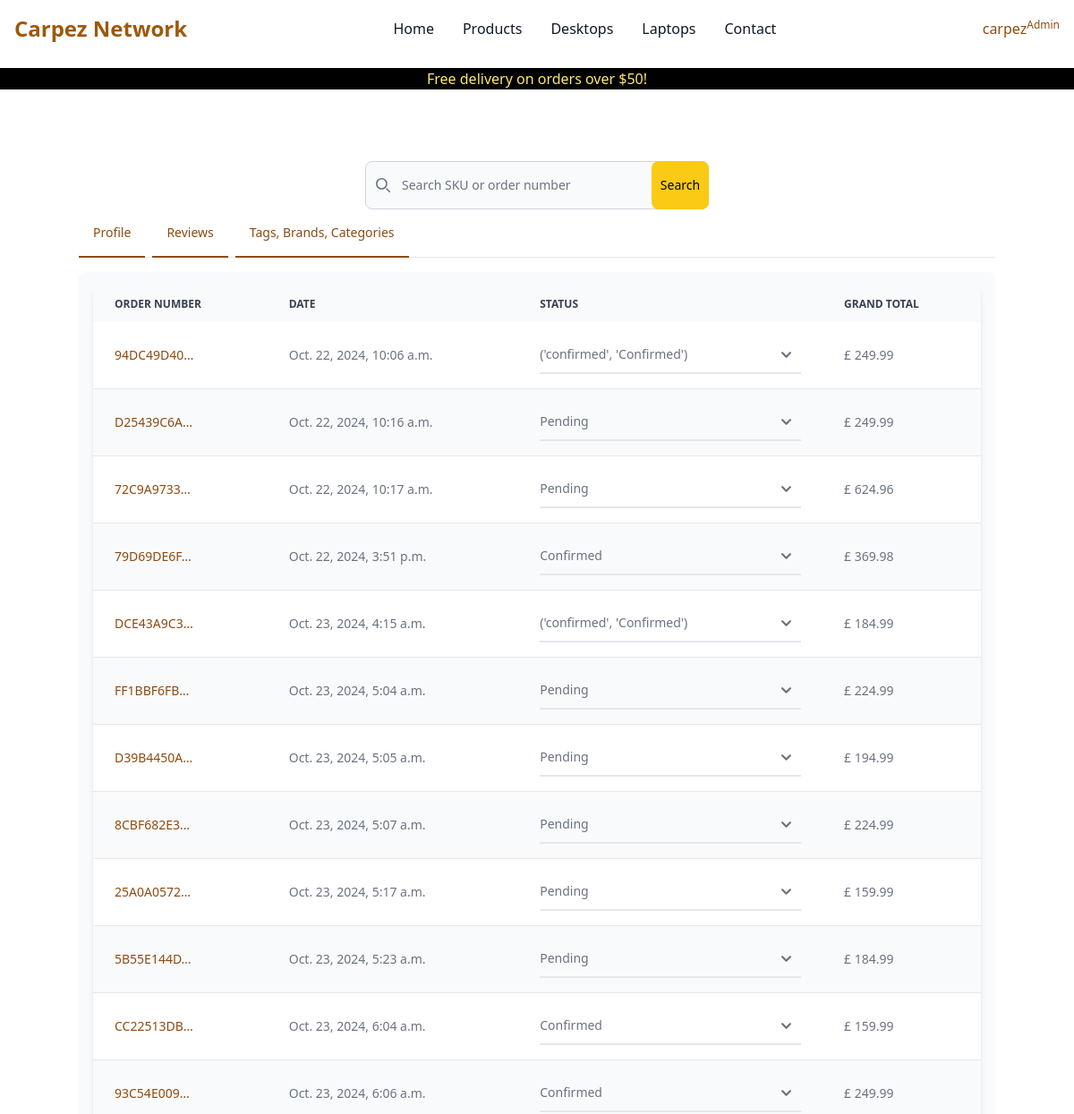
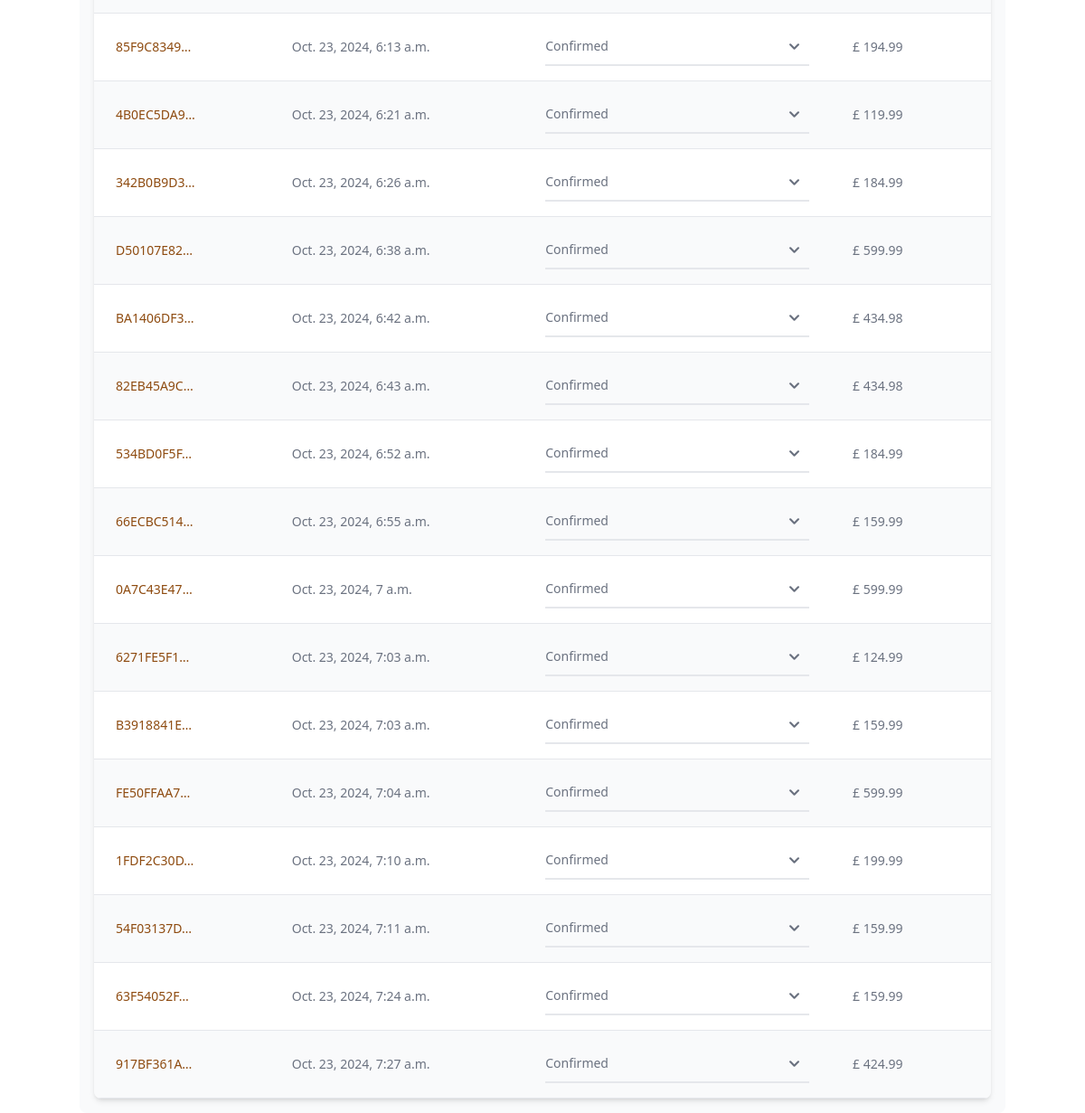
The page /dashboard/ (signed in) on the database its author committed (2 pictures, top to bottom).
### checkout/models.py (models this page shows, shortened)
class Order(models.Model):
    order_number = models.CharField(max_length=32, null=False, editable=False)
    date = models.DateTimeField(auto_now_add=True)
    delivery_cost = models.DecimalField(
        max_digits=6,
        decimal_places=2,
        null=False,
        default=0
    )
    order_total = models.DecimalField(
        max_digits=10,
        decimal_places=2,
        null=False,
        default=0
    )
    grand_total = models.DecimalField(
        max_digits=10,
        decimal_places=2,
        null=False,
        default=0
    )
    bag_and_shipping_details = models.JSONField(
        encoder=DjangoJSONEncoder,
        decoder=json.JSONDecoder
    )
    full_name = models.CharField(max_length=254, null=True, editable=False)
    email = models.EmailField(max_length=254, null=True, editable=False)
    shipping = models.CharField(max_length=254, null=True, editable=False)
    billing_details = models.JSONField(null=True, blank=True)
    stripe_pid = models.CharField(
        max_length=32,
        null=False,
        blank=False,
        editable=False,
        default="before migration"
    )
    user = models.ForeignKey(
        Dashboard,
        null=True,
        blank=True,
        related_name="orders",
        on_delete=models.SET_NULL
    )
    status = models.CharField(
        max_length=10,
        null=False,
        default='pending',
        choices=[
            ('pending', "Pending"),
            ('confirmed', "Confirmed"),
            ('dispatched', "Dispatched"),
            ('delivered', "delivered")
        ]
    )

### dashboard/views.py (the view, shortened to what this page needs)
# urls.py: path('', views.dashboard, name='dashboard'),
@login_required
def dashboard(request):
    if request.user.is_superuser:
        template = 'dashboard/product_management.html'
        orders = Order.objects.all()
        reviews = Review.objects.all()
        review_related_products = []
        categories = Category.objects.all()
        tags = Tag.objects.all()
        brands = Brand.objects.all()
        for review in reviews:
            order_lineitem = OrderLineItem.objects.get(review=review)
            product = Product.objects.get(id=order_lineitem.product.id)
            review_related_products.append(product)
        product_reviews = zip(reviews, review_related_products)
        context = {
            'orders': orders,
            'product_reviews': product_reviews,
            'categories': categories,
            'brands': brands,
            'tags': tags
        }
    return render(request, template, context)

### bag/context.py (called while the page is built, shortened)
def bag(request):
    bag_items = []
    total = 0
    objects = 0
    b = request.session.get('bag', {})
    if total < settings.FREE_DELIVERY_TRESHOLD:
        delivery = total * Decimal(settings.STANDARD_DELIVERY_PERCENTAGE / 100)
        free_delivery_delta = settings.FREE_DELIVERY_TRESHOLD - total
    else:
        delivery = 0
        free_delivery_delta = 0
    grand_total = total + delivery
    json_bag = json.dumps(b)
    context = {
        'bag': json_bag,
        'bag_items': bag_items,
        'total': total,
        'objects': objects,
        'delivery': delivery,
        'free_delivery_delta': free_delivery_delta,
        'free_delivery_treshold': settings.FREE_DELIVERY_TRESHOLD,
        'grand_total': grand_total,
    }
    return context

### reviews/models.py (called while the page is built)
    def __str__(self):
        return f"Review for {self.order.product.name} - Rating: {self.rating}"

### dashboard/templates/dashboard/product_management.html (shortened to what this page needs)
{% extends 'base.html' %}
{% load crispy_forms_tags %}
{% block content %}
<div class="container mt-20">
    <div class="w-full max-w-sm items-center mx-auto">
        <form class="max-w-sm" method="GET" action="{% url 'dashboard' %}">
            <div class="relative">
                <div class="absolute inset-y-0 start-0 flex items-center ps-3 pointer-events-none">
                </div>
                <input type="search" name="sku" id="default-search" class="block w-full p-4 ps-10 text-sm text-gray-900 border border-gray-300 rounded-lg bg-gray-50 focus:ring-blue-500 focus:border-blue-500 dark:bg-gray-700 dark:border-gray-600 dark:placeholder-gray-400 dark:text-white dark:focus:ring-blue-500 dark:focus:border-blue-500" placeholder="Search SKU or order number" required />
                <button type="submit" class="text-black absolute w-16 h-full end-0 bottom-0 bg-yellow-300 hover:bg-yellow-700 focus:ring-4 focus:outline-none focus:ring-blue-300 font-medium rounded-lg text-sm dark:bg-blue-600 dark:hover:bg-blue-700 dark:focus:ring-blue-800">Search</button>
            </div>
        </form>
    </div>
    <div class="mb-4 border-b border-gray-200 dark:border-gray-700">
        <ul class="flex flex-wrap -mb-px text-sm font-medium text-center" id="default-tab" data-tabs-toggle="#tab-content" role="tablist">
            <li class="me-2" role="presentation">
                <button class="inline-block p-4 rounded-t-lg border-b-2 border-yellow-700 text-yellow-700 hover:text-yellow-900 hover:border-yellow-900" id="profile-tab" data-tabs-target="#orders" type="button" role="tab" aria-controls="orders" aria-selected="false">Profile</button>
            </li>
            <li class="me-2" role="presentation">
                <button class="inline-block p-4 rounded-t-lg border-b-2 border-yellow-700 text-yellow-700 hover:text-yellow-900 hover:border-yellow-900 dark:hover:text-gray-300" id="dashboard-tab" data-tabs-target="#reviews" type="button" role="tab" aria-controls="reviews" aria-selected="false">Reviews</button>
            </li>
            <li class="me-2" role="presentation">
                <button class="inline-block p-4 rounded-t-lg border-b-2 border-yellow-700 text-yellow-700 hover:text-yellow-900 hover:border-yellow-900 dark:hover:text-gray-300" id="dashboard-tab" data-tabs-target="#keywords" type="button" role="tab" aria-controls="keywords" aria-selected="false">Tags, Brands, Categories</button>
            </li>
        </ul>
    </div>
    <div id="tab-content">
        <div class="hidden p-4 rounded-lg bg-gray-50 dark:bg-gray-800" id="orders" role="tabpanel" aria-labelledby="order-tab">
            <div class="relative overflow-x-auto shadow-md sm:rounded-lg">
                <table class="w-full text-md text-left rtl:text-right text-gray-500 dark:text-gray-400">
                    <thead class="text-xs text-gray-700 uppercase bg-gray-50 dark:bg-gray-700 dark:text-gray-400">
                        <tr>
                            <th scope="col" class="px-6 py-3">
                                Order number
                            </th>
                            <th scope="col" class="px-6 py-3">
                                Date
                            </th>
                            <th scope="col" class="px-6 py-3">
                                Status
                            </th>
                            <th scope="col" class="px-6 py-3">
                                Grand total
                            </th>
                        </tr>
                    </thead>
                    <tbody>
                        {% for order in orders %}
                        <form id="status-{{ order.id }}" action="{% url 'edit_order' order.id %}" method="POST">
                            <tr class="odd:bg-white odd:dark:bg-gray-900 even:bg-gray-50 even:dark:bg-gray-800 border-b dark:border-gray-700">
                                <th scope="row" class="px-6 py-4 text-sm md:text-md font-medium text-gray-900 whitespace-nowrap dark:text-white">
                                    <a href="{% url 'checkout_success' order.order_number %}" class="text-sm md:text-md font-medium text-yellow-700 dark:text-blue-500 hover:underline">{{ order.order_number|truncatechars:10}}</a>
                                </th>
                                <td class="px-6 py-4 text-xs md:text-md">
                                    <span class="text-sm md:text-md">{{ order.date }}</span>
                                </td>
                                <td class="px-6 py-4 text-xs md:text-md">
                                    <select name="status" data-id="{{ order.id }}" class="status-selector block py-2.5 px-0 w-full text-sm text-gray-500 bg-transparent border-0 border-b-2 border-gray-200 appearance-none dark:text-gray-400 dark:border-gray-700 focus:outline-none focus:ring-0 focus:border-gray-200 peer">
                                        <option selected>{{ order.get_status_display }}</option>
                                    </select>
                                </td>
                                <td class="px-6 py-4 text-xs md:text-md">
                                    <span class="text-sm md:text-md">£ {{ order.grand_total }}</span>
                                </td>
                            </tr>
                        </form>
                        {% endfor %}
                    </tbody>
                </table>
            </div>
        </div>
    </div>
</div>
{% endblock %}

### templates/includes/main-nav.html (shortened to what this page needs)
<nav class="bg-white border-gray-200 dark:bg-gray-900">
    <div class="max-w-screen-xl flex flex-wrap items-center justify-between mx-auto p-4">
    <a href="{% url 'home' %}" class="text-yellow-600 flex items-center space-x-3 rtl:space-x-reverse">
        <span class="self-center text-xl md:text-2xl font-semibold whitespace-nowrap dark:text-white">Carpez Network</span>
    </a>
    <div class="flex items-center md:order-2 space-x-3 md:space-x-0 rtl:space-x-reverse">
        {% if user.is_authenticated %}
        <button type="button" class="flex font-medium rounded hover:bg-gray-100 md:hover:bg-transparent md:hover:text-yellow-900 md:p-0 dark:text-white md:dark:hover:text-blue-500 dark:hover:bg-gray-700 dark:hover:text-white md:dark:hover:bg-transparent dark:border-gray-700" id="user-menu-button" aria-expanded="false" data-dropdown-toggle="user-dropdown" data-dropdown-placement="bottom">
            <span class="text-yellow-700 hover:text-yellow-900">{{ user.username }}{% if not request.user.is_superuser %} | <i class="fa-solid fa-cart-shopping"></i>{% endif %}</span><span class="text-xs text-yellow-700 hover:text-yellow-900 inline-block align-top">{% if not request.user.is_superuser %} (£ {{ grand_total|floatformat:2 }}){% else %} Admin{% endif %}</span>
        </button>
        {% endif %}
    </div>
    <div class="items-center justify-between hidden w-full md:flex md:w-auto md:order-1" id="navbar-user">
      <ul class="flex flex-col font-medium p-4 md:p-0 mt-4 border border-gray-100 rounded-lg bg-gray-50 md:space-x-8 rtl:space-x-reverse md:flex-row md:mt-0 md:border-0 md:bg-white dark:bg-gray-800 md:dark:bg-gray-900 dark:border-gray-700">
        <li>
          <a href="{% url 'home' %}" class="block py-2 px-3 text-gray-900 hover:text-yellow-700 rounded-sm hover:bg-gray-100 md:hover:bg-transparent hover:text-yellow-700 md:p-0 md:dark:text-blue-500">Home</a>
        </li>
        <li>
          <a href="{% url 'get_products' %}" class="block py-2 px-3 text-gray-900 hover:text-yellow-700 rounded-sm hover:bg-gray-100 md:hover:bg-transparent md:hover:text-yellow-700 md:p-0 dark:text-white md:dark:hover:text-blue-500 dark:hover:bg-gray-700 dark:hover:text-white md:dark:hover:bg-transparent dark:border-gray-700">Products</a>
        </li>
        <li>
          <a href="{% url 'get_products' %}?tag=desktop" class="block py-2 px-3 text-gray-900 hover:text-yellow-700 rounded-sm hover:bg-gray-100 md:hover:bg-transparent md:hover:text-yellow-700 md:p-0 dark:text-white md:dark:hover:text-blue-500 dark:hover:bg-gray-700 dark:hover:text-white md:dark:hover:bg-transparent dark:border-gray-700">Desktops</a>
        </li>
        <li>
          <a href="{% url 'get_products' %}?tag=laptops" class="block py-2 px-3 text-gray-900 hover:text-yellow-700 rounded-sm hover:bg-gray-100 md:hover:bg-transparent md:hover:text-yellow-700 md:p-0 dark:text-white md:dark:hover:text-blue-500 dark:hover:bg-gray-700 dark:hover:text-white md:dark:hover:bg-transparent dark:border-gray-700">Laptops</a>
        </li>
        <li>
          <a href="#" class="block py-2 px-3 text-gray-900 hover:text-yellow-700 rounded-sm hover:bg-gray-100 md:hover:bg-transparent md:hover:text-yellow-700 md:p-0 dark:text-white md:dark:hover:text-blue-500 dark:hover:bg-gray-700 dark:hover:text-white md:dark:hover:bg-transparent dark:border-gray-700">Contact</a>
        </li>
      </ul>
    </div>
    </div>
  </nav>

### rows shown on the page
Order: order_number "94DC49D40…", date "Oct. 22, 2024, 10:06 a.m.", status "('confirmed', 'Confirmed')", grand_total "249.99"
Order: order_number "D25439C6A…", date "Oct. 22, 2024, 10:16 a.m.", status "Pending", grand_total "249.99"
Order: order_number "72C9A9733…", date "Oct. 22, 2024, 10:17 a.m.", status "Pending", grand_total "624.96"
Order: order_number "79D69DE6F…", date "Oct. 22, 2024, 3:51 p.m.", status "Confirmed", grand_total "369.98"
Order: order_number "DCE43A9C3…", date "Oct. 23, 2024, 4:15 a.m.", status "('confirmed', 'Confirmed')", grand_total "184.99"
Order: order_number "FF1BBF6FB…", date "Oct. 23, 2024, 5:04 a.m.", status "Pending", grand_total "224.99"
Order: order_number "D39B4450A…", date "Oct. 23, 2024, 5:05 a.m.", status "Pending", grand_total "194.99"
Order: order_number "8CBF682E3…", date "Oct. 23, 2024, 5:07 a.m.", status "Pending", grand_total "224.99"
Order: order_number "25A0A0572…", date "Oct. 23, 2024, 5:17 a.m.", status "Pending", grand_total "159.99"
Order: order_number "5B55E144D…", date "Oct. 23, 2024, 5:23 a.m.", status "Pending", grand_total "184.99"
Order: order_number "CC22513DB…", date "Oct. 23, 2024, 6:04 a.m.", status "Confirmed", grand_total "159.99"
Order: order_number "93C54E009…", date "Oct. 23, 2024, 6:06 a.m.", status "Confirmed", grand_total "249.99"
Order: order_number "85F9C8349…", date "Oct. 23, 2024, 6:13 a.m.", status "Confirmed", grand_total "194.99"
Order: order_number "4B0EC5DA9…", date "Oct. 23, 2024, 6:21 a.m.", status "Confirmed", grand_total "119.99"
Order: order_number "342B0B9D3…", date "Oct. 23, 2024, 6:26 a.m.", status "Confirmed", grand_total "184.99"
Order: order_number "D50107E82…", date "Oct. 23, 2024, 6:38 a.m.", status "Confirmed", grand_total "599.99"
Order: order_number "BA1406DF3…", date "Oct. 23, 2024, 6:42 a.m.", status "Confirmed", grand_total "434.98"
Order: order_number "82EB45A9C…", date "Oct. 23, 2024, 6:43 a.m.", status "Confirmed", grand_total "434.98"
Order: order_number "534BD0F5F…", date "Oct. 23, 2024, 6:52 a.m.", status "Confirmed", grand_total "184.99"
Order: order_number "66ECBC514…", date "Oct. 23, 2024, 6:55 a.m.", status "Confirmed", grand_total "159.99"
Order: order_number "0A7C43E47…", date "Oct. 23, 2024, 7 a.m.", status "Confirmed", grand_total "599.99"
Order: order_number "6271FE5F1…", date "Oct. 23, 2024, 7:03 a.m.", status "Confirmed", grand_total "124.99"
Order: order_number "B3918841E…", date "Oct. 23, 2024, 7:03 a.m.", status "Confirmed", grand_total "159.99"
Order: order_number "FE50FFAA7…", date "Oct. 23, 2024, 7:04 a.m.", status "Confirmed", grand_total "599.99"
Order: order_number "1FDF2C30D…", date "Oct. 23, 2024, 7:10 a.m.", status "Confirmed", grand_total "199.99"
Order: order_number "54F03137D…", date "Oct. 23, 2024, 7:11 a.m.", status "Confirmed", grand_total "159.99"
Order: order_number "63F54052F…", date "Oct. 23, 2024, 7:24 a.m.", status "Confirmed", grand_total "159.99"
Order: order_number "917BF361A…", date "Oct. 23, 2024, 7:27 a.m.", status "Confirmed", grand_total "424.99"

### other values the page prints
{{ user.username }} "carpez"
{{ free_delivery_treshold }} "50"
